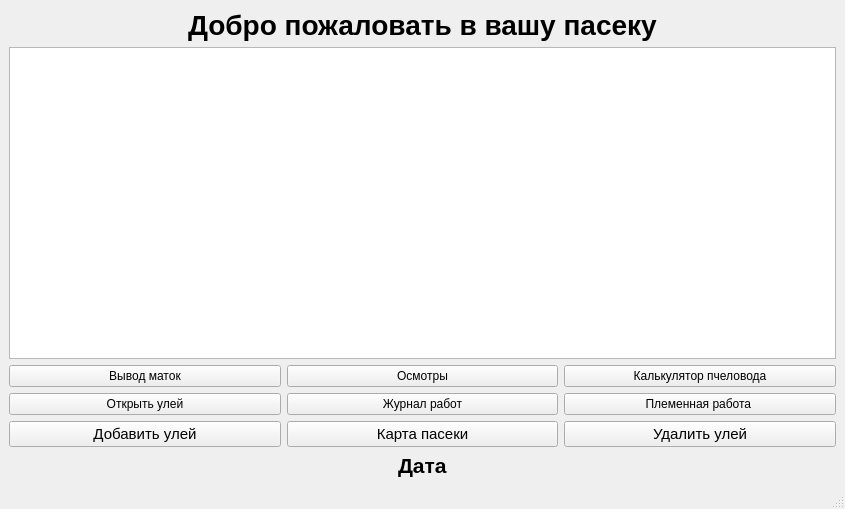
<?xml version="1.0" encoding="UTF-8"?>
<ui version="4.0">
 <class>MainWindow</class>
 <widget class="QMainWindow" name="MainWindow">
  <property name="geometry">
   <rect>
    <x>0</x>
    <y>0</y>
    <width>845</width>
    <height>509</height>
   </rect>
  </property>
  <property name="windowTitle">
   <string>Пасека</string>
  </property>
  <widget class="QWidget" name="centralwidget">
   <layout class="QGridLayout" name="gridLayout">
    <item row="0" column="0">
     <layout class="QVBoxLayout" name="verticalLayout">
      <item>
       <layout class="QHBoxLayout" name="horizontalLayout_2">
        <item>
         <spacer name="horizontalSpacer_3">
          <property name="orientation">
           <enum>Qt::Horizontal</enum>
          </property>
          <property name="sizeHint" stdset="0">
           <size>
            <width>40</width>
            <height>20</height>
           </size>
          </property>
         </spacer>
        </item>
        <item>
         <widget class="QLabel" name="label_2">
          <property name="font">
           <font>
            <pointsize>21</pointsize>
            <weight>75</weight>
            <bold>true</bold>
           </font>
          </property>
          <property name="text">
           <string>Добро пожаловать в вашу пасеку</string>
          </property>
         </widget>
        </item>
        <item>
         <spacer name="horizontalSpacer_4">
          <property name="orientation">
           <enum>Qt::Horizontal</enum>
          </property>
          <property name="sizeHint" stdset="0">
           <size>
            <width>40</width>
            <height>20</height>
           </size>
          </property>
         </spacer>
        </item>
       </layout>
      </item>
      <item>
       <widget class="QTableWidget" name="tableWidget"/>
      </item>
      <item>
       <layout class="QVBoxLayout" name="verticalLayout_3">
        <item>
         <layout class="QHBoxLayout" name="horizontalLayout_4">
          <item>
           <widget class="QPushButton" name="btn_vivod_matok">
            <property name="text">
             <string>Вывод маток</string>
            </property>
           </widget>
          </item>
          <item>
           <widget class="QPushButton" name="bnt_osmotr">
            <property name="text">
             <string>Осмотры</string>
            </property>
           </widget>
          </item>
          <item>
           <widget class="QPushButton" name="btn_cal_pch">
            <property name="text">
             <string>Калькулятор пчеловода</string>
            </property>
           </widget>
          </item>
         </layout>
        </item>
       </layout>
      </item>
      <item>
       <layout class="QVBoxLayout" name="verticalLayout_2">
        <item>
         <layout class="QHBoxLayout" name="horizontalLayout_3">
          <item>
           <widget class="QPushButton" name="btn_open_uley">
            <property name="text">
             <string>Открыть улей</string>
            </property>
           </widget>
          </item>
          <item>
           <widget class="QPushButton" name="btn_jurnal_work">
            <property name="text">
             <string>Журнал работ</string>
            </property>
           </widget>
          </item>
          <item>
           <widget class="QPushButton" name="btn_plem_work">
            <property name="text">
             <string>Племенная работа </string>
            </property>
           </widget>
          </item>
         </layout>
        </item>
       </layout>
      </item>
      <item>
       <layout class="QHBoxLayout" name="horizontalLayout_8">
        <item>
         <layout class="QHBoxLayout" name="horizontalLayout_7">
          <item>
           <widget class="QPushButton" name="add_ulei_btn">
            <property name="font">
             <font>
              <pointsize>11</pointsize>
             </font>
            </property>
            <property name="text">
             <string>Добавить улей</string>
            </property>
           </widget>
          </item>
          <item>
           <layout class="QHBoxLayout" name="horizontalLayout_6">
            <item>
             <widget class="QPushButton" name="btn_karta">
              <property name="font">
               <font>
                <pointsize>11</pointsize>
               </font>
              </property>
              <property name="text">
               <string>Карта пасеки</string>
              </property>
             </widget>
            </item>
           </layout>
          </item>
          <item>
           <widget class="QPushButton" name="del_ulei_btn">
            <property name="font">
             <font>
              <pointsize>11</pointsize>
             </font>
            </property>
            <property name="text">
             <string>Удалить улей</string>
            </property>
           </widget>
          </item>
         </layout>
        </item>
       </layout>
      </item>
      <item>
       <layout class="QHBoxLayout" name="horizontalLayout">
        <item>
         <spacer name="horizontalSpacer">
          <property name="orientation">
           <enum>Qt::Horizontal</enum>
          </property>
          <property name="sizeHint" stdset="0">
           <size>
            <width>40</width>
            <height>20</height>
           </size>
          </property>
         </spacer>
        </item>
        <item>
         <widget class="QLabel" name="label_3">
          <property name="font">
           <font>
            <pointsize>16</pointsize>
            <weight>75</weight>
            <bold>true</bold>
           </font>
          </property>
          <property name="text">
           <string>Дата</string>
          </property>
         </widget>
        </item>
        <item>
         <spacer name="horizontalSpacer_2">
          <property name="orientation">
           <enum>Qt::Horizontal</enum>
          </property>
          <property name="sizeHint" stdset="0">
           <size>
            <width>40</width>
            <height>20</height>
           </size>
          </property>
         </spacer>
        </item>
       </layout>
      </item>
     </layout>
    </item>
   </layout>
  </widget>
  <widget class="QStatusBar" name="statusbar"/>
  <action name="act_close">
   <property name="text">
    <string>закрыть</string>
   </property>
  </action>
  <action name="act_add_ulei">
   <property name="text">
    <string>добавить улей</string>
   </property>
  </action>
  <action name="act_del_ulei">
   <property name="text">
    <string>удалить улей</string>
   </property>
  </action>
  <action name="act_open">
   <property name="text">
    <string>открыть</string>
   </property>
  </action>
  <action name="act_save">
   <property name="text">
    <string>Сохранить</string>
   </property>
  </action>
  <action name="act_save_as">
   <property name="text">
    <string>Сохранить как...</string>
   </property>
  </action>
 </widget>
 <resources/>
 <connections/>
</ui>
